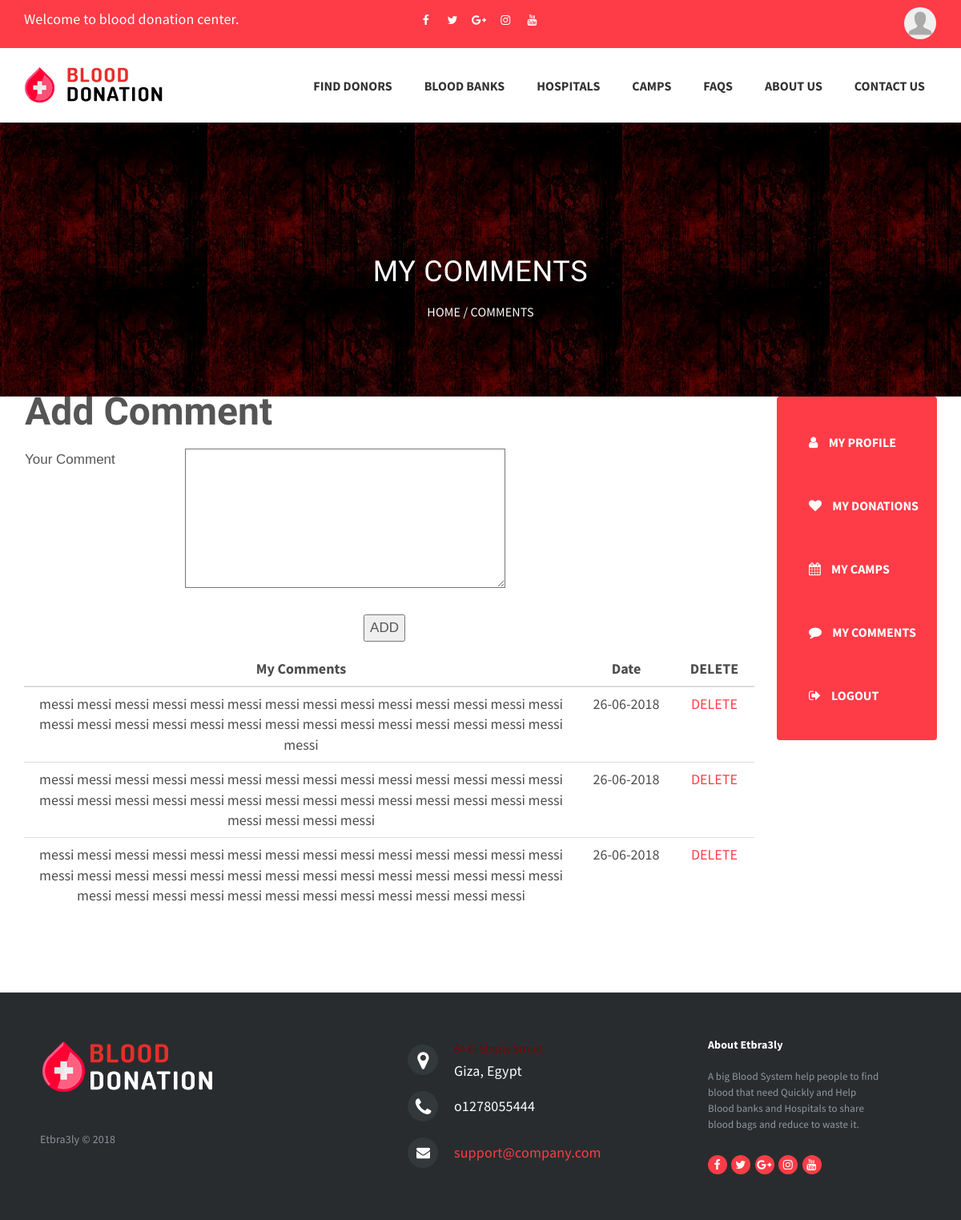
/APP/cpanel/DonorPages/DonorCommentsList.php (signed in), run on the app's committed database.
### tables this page shows
CREATE TABLE `comment` (
  `commentID` int(200) NOT NULL,
  `comment` text NOT NULL,
  `date` varchar(20) NOT NULL,
  `visible` tinyint(1) NOT NULL DEFAULT '0',
  `donorID` int(11) NOT NULL
);

### APP/lib/donor.php (called while the page is built, shortened)
<?php
require_once '../../config.php';
class Donor
{
    public static function retreiveDonorById($donorID)
    {
        global $dbh;
        $sql = $dbh->prepare("SELECT * FROM donor WHERE donorID='$donorID'");
        $sql->execute();
        $donor = $sql->fetch(PDO::FETCH_ASSOC);
        return $donor;
    }
}

### APP/model/comment.php (called while the page is built, shortened)
<?php
require_once '../../lib/DatabaseModel.php';
class Comment extends DatabaseModel
{
    public static function retreiveCommentsByDonorID($donorID)
    {
        global $dbh;
        $sql = $dbh->prepare("SELECT * FROM comment WHERE donorID = '$donorID' ORDER BY commentID desc");
        $sql->execute();
        $comments = $sql->fetchAll(PDO::FETCH_ASSOC);
        return $comments;
    }
}

### APP/cpanel/DonorPages/DonorCommentsList.php (the view, shortened to what this page needs)
<?php
    require_once 'DonorSession.php';
    require_once '../../model/comment.php';
    require_once '../../lib/donor.php';
    $loginDonor = Donor::retreiveDonorById($_SESSION['donorID']);
?>
<link href="https://cdn.jotfor.ms/static/formCss.css?3.3.6489" rel="stylesheet" type="text/css" />
<link type="text/css" media="print" rel="stylesheet" href="https://cdn.jotfor.ms/css/printForm.css?3.3.6489" />
<link type="text/css" rel="stylesheet" href="https://cdn.jotfor.ms/css/styles/nova.css?3.3.6489" />
<link type="text/css" rel="stylesheet" href="https://cdn.jotfor.ms/themes/CSS/566a91c2977cdfcd478b4567.css?themeRevisionID=59fb4852cf3bfe589c6c6f21"/>
        <section class="page-header" data-stellar-background-ratio="1.2">
            <div class="container">
                <div class="row">
                    <div class="col-sm-12 text-center">
                        <h3>
                            My Comments
                        </h3>
                        <p class="page-breadcrumb">
                            <a href="DonorHome.php">Home</a> / Comments
                        </p>
                    </div>
                </div>
            </div>
        </section>
		<section>
			<div class="container">
                            <div class="left-container-donor-account">
                                <section>
                                    <form class="jotform-form" action="<?php echo $_SERVER['PHP_SELF']?>" method="post">
                                      <div class="form-all">
                                            <ul class="form-section page-section">
                                              <li id="cid_58" class="form-input-wide" data-type="control_head">
                                                    <div class="form-header-group ">
                                                      <div class="header-text httal htvam">
                                                            <h2 id="header_58" class="form-header" data-component="header">
                                                              Add Comment
                                                            </h2>
                                                      </div>
                                                    </div>
                                              </li>
                                              <li class="form-line" data-type="control_textarea" id="id_59">
                                                    <label class="form-label form-label-left form-label-auto" id="label_59" for="input_59"> Your Comment </label>
                                                    <div id="cid_59" class="form-input">
                                                      <textarea id="input_59" class="form-textarea" name="comment" cols="40" rows="6" data-component="textarea"></textarea>
                                                    </div>
                                              </li>
                                              <li class="form-line" data-type="control_button" id="id_57">
                                                    <div id="cid_57" class="form-input-wide">
                                                      <div style="text-align:center" class="form-buttons-wrapper">
                                                          <button id="input_57" type="submit" class="form-submit-button" data-component="button" name="add" value="add">
                                                              ADD
                                                            </button>
                                                      </div>
                                                    </div>
                                              </li>
                                            </ul>
                                      </div>
                                    </form>
                                    <table class="table">
                                            <thead class="thead-dark">
                                                    <tr>
                                                            <th scope="col">My Comments</th>
                                                            <th scope="col">Date</th>
                                                            <th scope="col">DELETE</th>
                                                    </tr>
                                            </thead>
                                            <tbody>
                                                <?php
                                                    $comments = Comment::retreiveCommentsByDonorID($loginDonor['donorID']);
                                                    if(is_array($comments) && count($comments)>0){
                                                        foreach ($comments as $comment) {
                                                            echo '<tr>
                                                                    <td>'.$comment['comment'].'</td>
                                                                    <td width="120px">'.$comment['date'].'</td>
                                                                    <td width="100px"><a href="?action=delete&id='.$comment['commentID'].'">DELETE</a></td>
                                                                </tr>';
                                                        }
                                                    }else{
                                                        echo '<tr>
                                                                <td colspan="3" style="text-align:center" scope="row"> There is no Comments !!!</td>
                                                            </tr>';
                                                    }
                                                ?>
                                            </tbody>
                                    </table>
                                </section>
                            </div>
			</div>
		</section>

### APP/cpanel/template/css/base.css (style rules this page uses)
.footer-distributed { background-color: #292c2f; box-shadow: 0 1px 1px 0 rgba(0, 0, 0, 0.12); box-sizing: border-box; width: 100%; text-align: left; font: bold 16px sans-serif; padding: 55px 50px; margin-top: 80px; }
.footer-distributed .footer-left, .footer-distributed .footer-center, .footer-distributed .footer-right { display: inline-block; vertical-align: top; }
.footer-distributed .footer-left { width: 40%; }
.footer-distributed h3 { color: #ffffff; font: normal 36px 'Cookie', cursive; margin: 0; }
.footer-distributed .footer-company-name { color: #8f9296; font-size: 14px; font-weight: normal; margin: 0; }
.footer-distributed .footer-center { width: 35%; }
.footer-distributed .footer-center i { background-color: #33383b; color: #ffffff; font-size: 25px; width: 38px; height: 38px; border-radius: 50%; text-align: center; line-height: 42px; margin: 10px 15px; vertical-align: middle; }
.footer-distributed .footer-center i.fa-envelope { font-size: 17px; line-height: 38px; }
.footer-distributed .footer-center p { display: inline-block; color: #ffffff; vertical-align: middle; margin:0; }
.footer-distributed .footer-center p span { display:block; font-weight: normal; font-size:14px; line-height:2; }
.footer-distributed .footer-center p a { color: #5383d3; text-decoration: none;; }
.footer-distributed .footer-right { width: 20%; }
.footer-distributed .footer-company-about { line-height: 20px; color: #92999f; font-size: 13px; font-weight: normal; margin: 0; }
.footer-distributed .footer-company-about span { display: block; color: #ffffff; font-size: 14px; font-weight: bold; margin-bottom: 20px; }
.right-right-container a { float: right; color: white; margin-top: 3px; font-size: 35px; font-family: 'Dosis', sans-serif; border: 1px; border-color: #FE3C47; border-style: solid; background: #FE3C47; }
.top-bar-social { float:left; }
.left-container { width: 43%; height: 100%; float:left; margin-right:0px; padding-right:0px; }
.right-container { width: 57%; height: 100%; float:right; margin-left:0px; padding-left:0px; }
.left-right-container { width: 50%; height: 100%; float:left }
.right-right-container { width: 50%; height: 100%; float:right }
span { color:#800000; font:bold; }
.left-container-donor-account { width: 80%; height: 100%; float:left; margin-right:0px; padding-right:0px; }
.right-container-donor-account { width: 20%; height: 100%; float:right; margin-left:0px; padding-left:0px; }
.sidenav { height: auto; width: 200px; z-index: 1; top: 0; right: 0; background-color: #FE3C47; overflow-x: hidden; float: right }
.sidenav a { margin: 10px 0px; display: block; }
.sidenav a i { color: #fff; padding-right:10px }

### APP/cpanel/DonorPages/DonorCommentsList.php (style rules this page uses)
.form-label-left { width:200px; }
.form-line { padding-top:12px; padding-bottom:12px; }
.form-all { width:900px; color:#555 !important; font-family:"Lucida Grande", "Lucida Sans Unicode", "Lucida Sans", Verdana, sans-serif; font-size:17px; }
.form-radio-item label, .form-checkbox-item label, .form-grading-label, .form-header { color: false; }
.form-all { font-family: Lucida Grande, sans-serif; }
.form-all .qq-upload-button, .form-all .form-submit-button, .form-all .form-submit-reset, .form-all .form-submit-print { font-family: Lucida Grande, sans-serif; }
.form-header-group { font-family: Lucida Grande, sans-serif; }
.form-label { font-family: Lucida Grande, sans-serif; }
.form-label.form-label-auto { display: inline-block; float: left; text-align: left; }
.form-line { margin-top: 12px 36px 12px 36px px; margin-bottom: 12px 36px 12px 36px px; }
.form-all { width: 900px; }
.form-label-left, .form-label-right, .form-label-left.form-label-auto, .form-label-right.form-label-auto { width: 200px; }
.form-all { font-size: 17px }
.form-all .qq-upload-button, .form-all .qq-upload-button, .form-all .form-submit-button, .form-all .form-submit-reset, .form-all .form-submit-print { font-size: 17px }
.supernova .form-all, .form-all { background-color: #fff; border: 1px solid transparent; }
.form-all { color: #555; }
.form-header-group .form-header { color: #555; }
.form-label-top, .form-label-left, .form-label-right, .form-html, .form-checkbox-item label, .form-radio-item label { color: #555; }
.form-textbox, .form-textarea, .form-radio-other-input, .form-checkbox-other-input, .form-captcha input, .form-spinner input { background-color: undefined; }
.form-all { background-image: none; }
th,td { text-align: center }

### data on the page
comment: comment "messi messi messi messi messi messi messi messi messi messi messi messi messi messi messi messi messi messi messi messi messi messi messi messi messi messi messi messi messi", date "26-06-2018"
comment: comment "messi messi messi messi messi messi messi messi messi messi messi messi messi messi messi messi messi messi messi messi messi messi messi messi messi messi messi messi messi messi messi messi", date "26-06-2018"
comment: comment "messi messi messi messi messi messi messi messi messi messi messi messi messi messi messi messi messi messi messi messi messi messi messi messi messi messi messi messi messi messi messi messi messi messi messi messi messi messi messi messi", date "26-06-2018"
